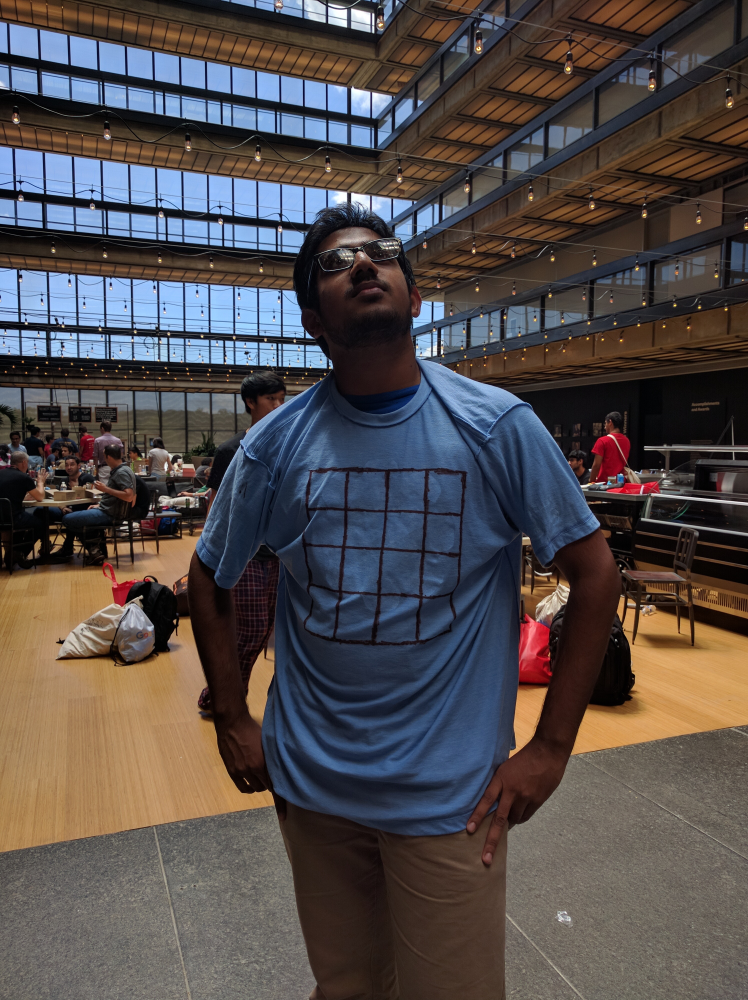
#> input picture images/IMG_20160807_134538.jpg, 2992 x 4000 px, given in place of table.jpg, which was not available (shown at 1/4 size)
$ python augdes.py images/IMG_20160807_134538.jpg   (Python 2 division)   (older library calls are emulated)
#> lines starting #> are read from the running program, lines starting #| are printed output that depends on the picture; after the words box and inside, x2 and y2 are one past the last pixel; in counts of white or black regions, pixels touching at a corner belong together; pictures that were not available may be replaced by others from this repository, and a replacement may not be noted
#> further down, img is the input picture: shape (4000, 2992, 3); mean B, G, R 76.2, 76, 82.4
import cv2
import numpy as np
import os
import math
import time
import copy
import sys

################################################################################
# Constants
################################################################################

IM_DIR = 'images'
FLAT_IM_PATH = os.path.join(IM_DIR, 'flat.jpg')
CONCAVE_IM_PATH = os.path.join(IM_DIR, 'concave.jpg')
CONVEX_IM_PATH = os.path.join(IM_DIR, 'convex.jpg')
FLAT2_IM_PATH = os.path.join(IM_DIR, 'flat2.jpg')
CONCAVE2CROP_IM_PATH = os.path.join(IM_DIR, 'concave2crop.jpg')
CONVEX2_IM_PATH = os.path.join(IM_DIR, 'convex2.jpg')
SPIRAL_IM_PATH = os.path.join(IM_DIR, 'spiral.jpg')
BIG_BENT_IM_PATH = os.path.join(IM_DIR, 'bigbent.jpg')
SAURAV_IM_PATH = os.path.join(IM_DIR, 'saurav.jpg')
TABLE_IM_PATH = os.path.join(IM_DIR, 'table.jpg')

CHOSEN = TABLE_IM_PATH
LIVE_FLAG = False

GRID_W = 4
GRID_H = 4

MIN_DIST = 5  # NOTE: may have to change this later
MIN_DIST_SQ = MIN_DIST ** 2

BLOCKSIZE = 45
THRESH_WEIGHT = 15

RGB=False

RGB=False

DEBUG=True

################################################################################
# Code
################################################################################

def process(img, design=SPIRAL_IM_PATH):
#> called with design = 'images/IMG_20160807_134538.jpg'
    grayscale = cv2.cvtColor(img, cv2.COLOR_BGR2GRAY)
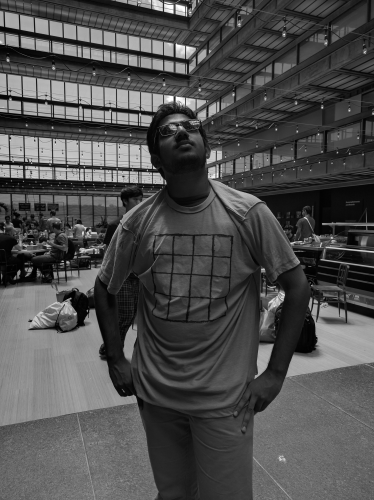
#> grayscale: shape (4000, 2992) (shown at 1/8 size); min 0, max 255, mean 77.9

    height, width = grayscale.shape[:2]
    totalarea = width * height

    thresh = cv2.adaptiveThreshold(grayscale, 255, cv2.ADAPTIVE_THRESH_GAUSSIAN_C, cv2.THRESH_BINARY, BLOCKSIZE, THRESH_WEIGHT)
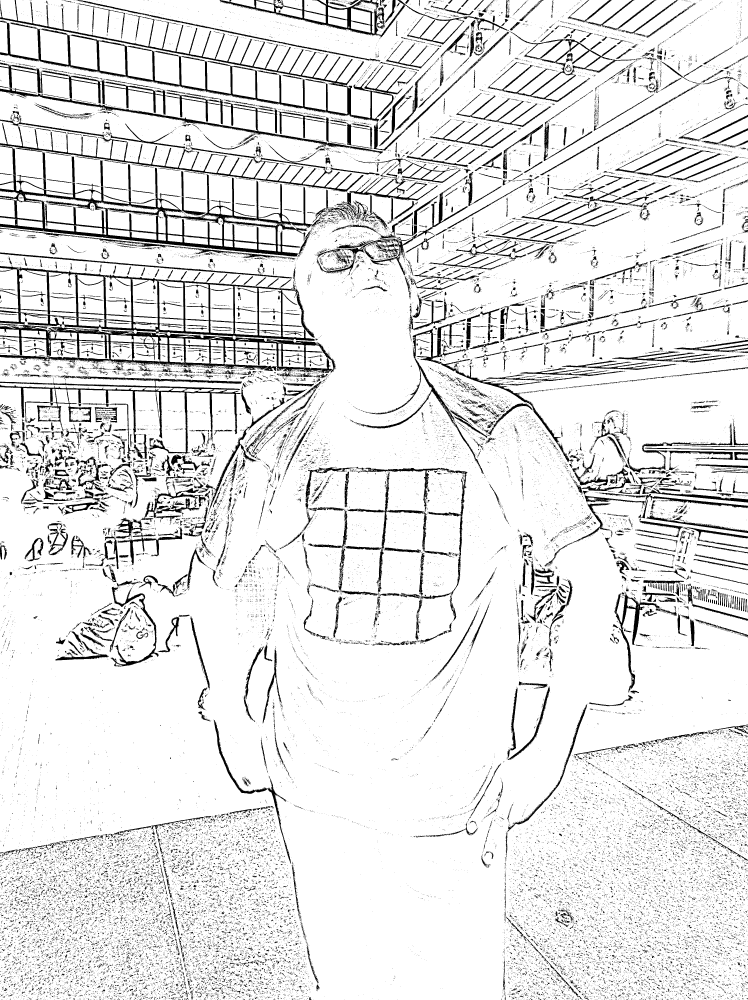
#> thresh: shape (4000, 2992) (shown at 1/4 size); 89.4% white; 54365 black regions (50497 under 20 px), largest, box (x1, y1, x2, y2) and area: (0, 1061, 1343, 1493) 100332, (0, 582, 1414, 1027) 75228, (0, 0, 1623, 488) 56700
    kernel = cv2.getStructuringElement(cv2.MORPH_ELLIPSE,(5,5))
    opened = cv2.morphologyEx(thresh, cv2.MORPH_OPEN, kernel)
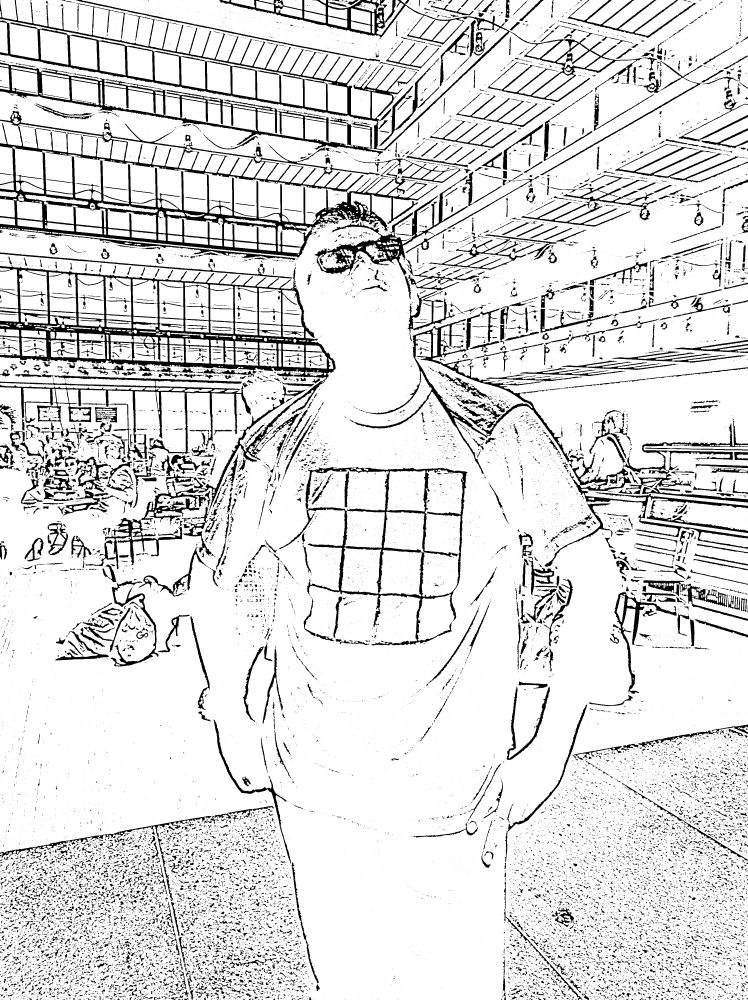
#> opened: shape (4000, 2992) (shown at 1/4 size); 87.1% white; 27211 black regions (22697 under 20 px)

    contourImage = opened.copy()
    squareContourImage = img.copy()
    avgGridImage = img.copy()
    finalImage = img.copy()
    contours, hierarchy = cv2.findContours(contourImage, cv2.cv.CV_RETR_TREE, cv2.cv.CV_CHAIN_APPROX_NONE)
#> contours = 35154 contours, 28704 with area under 20; largest, box (x1, y1, x2, y2) and area: (0, 0, 2992, 4000) 9665360, (63, 0, 2031, 598) 369096, (1115, 1866, 1871, 2583) 279335, (168, 602, 1306, 898) 141546, (1397, 1256, 2296, 1897) 97000

    cv2.drawContours(contourImage, contours, -1, 255, 3)
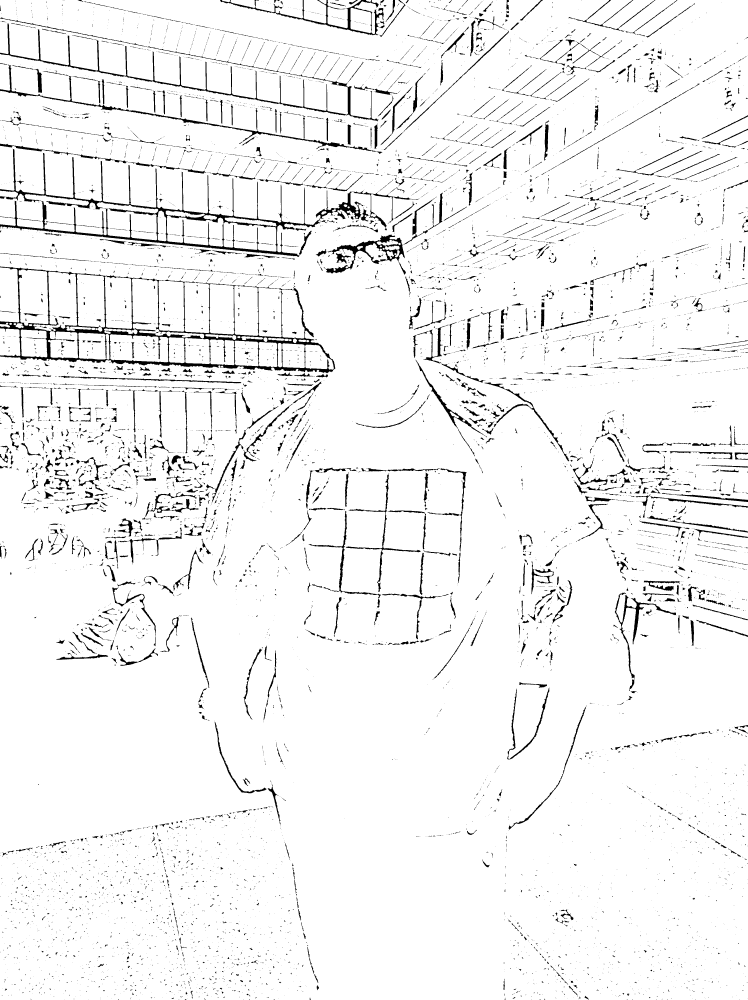
#> contourImage: shape (4000, 2992) (shown at 1/4 size); 95.4% white; 8983 black regions (7112 under 20 px), largest, box (x1, y1, x2, y2) and area: (0, 1066, 1342, 1493) 56865, (0, 595, 1674, 1028) 52570, (0, 94, 1515, 486) 19444

    # holds dicts which contain each cells corner coordinates and centroid
    quadDicts = []
    bigQuad = None
    maxArea = 0

    if not contours:
        return

    # test each contour
    for contour in contours:
        M = cv2.moments(contour)
        cx = int(M['m10']/M['m00'])
        cy = int(M['m01']/M['m00'])

        ## CONSTANT
        polygonConstant = 0.02
        resultDP = cv2.approxPolyDP(contour, cv2.arcLength(contour, True)*polygonConstant, True)
        dpHull = cv2.convexHull(resultDP)

        if len(dpHull) >= 4:
            goodHull = map(lambda x : x[0], dpHull)
            # compute the quadrilaterals
            quad = computeQuad(goodHull, cx, cy)

            if len(quad) == 4:
                quad = sorted(quad, cmp=(lambda a,b : int(np.arctan2(cy - a[1], cx - a[0]) - np.arctan2(cy - b[1], cx - b[0]))))
                quad = np.array([quad]) # expected format by cv2 functions
                area = int(cv2.contourArea(quad))
                #print area, 'vs.', totalarea

                if area <= totalarea * 0.9 and area >= 100:
                    quadDict = {'coords': quad, 'centroid': np.array([cx, cy]), 'area': area}
                    if area > maxArea:
                        maxArea = area
                        bigQuad = quadDict
                    # TODO this lambda causes the polys to cross over themselves
                    # on some cases
                    quadDicts.append(quadDict)
                    #cv2.drawContours(squareContourImage, dpHull, -1, (255,0,0), 2
                    cv2.drawContours(squareContourImage, quad, -1, (0,255,0), 1)
                    #cv2.polylines(squareContourImage, dpHull, True, (0,255,0), 1)
                    cv2.drawContours(squareContourImage, np.matrix([[cx,cy]]),
                                     -1, (0,0,255), 2)
#> this loop made 1 pass
#> (cx, cy, polygonConstant) on pass 1: (749, 3998, 0.02)
#> after the loop, maxArea = 0; quadDicts = []


    # [5 lines of commented-out code are left out]
    for i in range(len(quadDicts)):
        if quadDicts[i]['coords'][0][0][0] == bigQuad['coords'][0][0][0] and quadDicts[i]['coords'][0][0][1] == bigQuad['coords'][0][0][1]:
            quadDicts.pop(i)
            break
    persp = np.matrix((3,3))
    dst = np.array([[width - 1, height - 1], [0, height - 1], [0,0], [width - 1, 0]], dtype=np.float32)
    persp = cv2.getPerspectiveTransform(bigQuad['coords'][0].astype(np.float32), dst)
    flatgrid = cv2.warpPerspective(img, persp, (width, height))

    if len(quadDicts) < GRID_W*GRID_H:
        return

    def projSortArea(q1, q2):
        return int(q1['area'] - q2['area'])

    # [13 lines left out: functions projSortRow, projSortCol, not called in this run]

    # filter out little quads
    quadDicts = sorted(quadDicts, cmp=projSortArea, reverse=True)
    quadDicts = quadDicts[0:GRID_W*GRID_H]

    # sort dicts into row-major order

    quadDicts = sorted(quadDicts, cmp=projSortRow)
    for i in range(len(quadDicts)):
        quadDicts[i]['row'] = i/GRID_H

    quadDicts = sorted(quadDicts, cmp=projSortCol)
    for i in range(len(quadDicts)):
        quadDicts[i]['col'] = i/GRID_W


    newQuadDicts = [0] * (GRID_W * GRID_H)

    for quadDict in quadDicts:
        newQuadDicts[quadDict['row']*GRID_W + quadDict['col']] = quadDict

    quadDicts = newQuadDicts

    # connect the squares
    for quadDict in quadDicts:
        if DEBUG:
            print quadDict
        if quadDict == 0:
            return
        quadDict['avgcoords'] = np.copy(quadDict['coords'])

    for i in range(GRID_H + 1):
        for j in range(GRID_W + 1):
            sum = np.array([0,0])
            num = 0
            if i > 0 and j > 0:
                # bottom right corner of grid to upper left of current
                # intersection
                num += 1
                sum += quadDicts[(i - 1)*GRID_W + j - 1]['coords'][0][0]
            if i > 0 and j < GRID_W:
                # bottom left corner of grid to upper right of current
                # intersection
                num += 1
                sum += quadDicts[(i - 1)*GRID_W + j]['coords'][0][3]
            if i < GRID_H and j < GRID_W:
                # top left corner of grid to lower right of current intersection
                num += 1
                sum += quadDicts[i*GRID_W + j]['coords'][0][2]
            if i < GRID_H and j > 0:
                # top right corner of grid to lower left of current intersection
                num += 1
                sum += quadDicts[i*GRID_W + j - 1]['coords'][0][1]

            # update the coordinates
            avg = sum / num # integer division??? shouldn't be a
                            # problem for this application
            if i > 0 and j > 0:
                # bottom right corner of grid to upper left of current
                # intersection
                quadDicts[(i - 1)*GRID_W + j - 1]['avgcoords'][0][0] = avg
            if i > 0 and j < GRID_W:
                # bottom left corner of grid to upper right of current
                # intersection
                quadDicts[(i - 1)*GRID_W + j]['avgcoords'][0][3] = avg
            if i < GRID_H and j < GRID_W:
                # top left corner of grid to lower right of current intersection
                quadDicts[i*GRID_W + j]['avgcoords'][0][2] = avg
            if i < GRID_H and j > 0:
                # top right corner of grid to lower left of current intersection
                quadDicts[i*GRID_W + j - 1]['avgcoords'][0][1] = avg

    for k in range(len(quadDicts)):
        quadDict = quadDicts[k]
        cv2.drawContours(avgGridImage, quadDict['avgcoords'], -1, (0,255,0), 1)
        cv2.drawContours(avgGridImage, np.matrix([quadDict['centroid']]), -1, (0,0,255/(len(quadDicts))*(k+1)), 5)
    cv2.drawContours(avgGridImage, np.matrix([[187, 131], [0,0], [0,100]]), -1, (0,255,255), 7)

    # [10 lines of commented-out code are left out]

    spiral = cv2.imread(design, cv2.CV_LOAD_IMAGE_COLOR)
    sheight, swidth = spiral.shape[:2]
    dst = np.zeros((width, height, 3))

    first = True
    for r in range(GRID_H):
        for c in range(GRID_W):
            base = np.array([[swidth/GRID_W,sheight/GRID_H], [0,sheight/GRID_H], [0,0], [swidth/GRID_W, 0]], dtype=np.float32)
            br = [(c+1)*swidth/GRID_W, (r+1)*sheight/GRID_H]
            ur = [c*swidth/GRID_W, (r+1)*sheight/GRID_H]
            ul = [c*swidth/GRID_W, r*sheight/GRID_H]
            bl = [(c+1)*swidth/GRID_W, r*sheight/GRID_H]
            design_coords = np.array([br, ur, ul, bl], dtype=np.float32)
            #print '(',r,',',c,')'
            #print design_coords
            #print quadDicts[r*GRID_W + c]['avgcoords'][0].astype(np.float32)
            persp = np.matrix((3,3))
            persp = cv2.getPerspectiveTransform(base, quadDicts[r*GRID_W + c]['avgcoords'][0].astype(np.float32))
            monkey = cv2.warpPerspective(spiral[ul[0]:br[0],ul[1]:ur[1]], persp, (width, height))
            #print monkey.shape[:2]
            #print dst.shape[:2]
            if first:
                first = False
                dst = monkey
            else:
                dst = cv2.add(dst,monkey)

    ret, masky = cv2.threshold(dst, 2, 255, cv2.THRESH_BINARY_INV)
    cleared = cv2.bitwise_and(img, img, mask=(masky[:,:,0] + masky[:,:,1] + masky[:,:,2])/3)
    added = cleared + dst

    # display results
    if not LIVE_FLAG:
        cv2.imshow('original', img)
        if DEBUG:
            cv2.imshow('thresh', thresh)
            cv2.imshow('opened', opened)
            cv2.imshow('contours', contourImage)
            cv2.imshow('squares', squareContourImage)
            cv2.imshow('whoa', flatgrid)
            cv2.imshow('avg', avgGridImage)
        cv2.imshow('spiral', spiral)
        cv2.imshow('final', added)
        ypos = 100
        xpos = 10
        delta = 300
        cv2.moveWindow('original', xpos, ypos)
        if DEBUG:
            cv2.moveWindow('thresh', xpos + delta, ypos)
            cv2.moveWindow('opened', xpos + delta*2, ypos)
            cv2.moveWindow('contours', xpos + delta*3, ypos)
            cv2.moveWindow('squares', xpos + delta*4, ypos)
            cv2.moveWindow('whoa', xpos + delta*5, ypos)
            cv2.moveWindow('avg', xpos, ypos)
        cv2.moveWindow('spiral', xpos + delta, ypos)
        cv2.moveWindow('final', xpos + delta*2, ypos)
    else:
        #cv2.imshow('thresh', opened)
        cv2.imshow('processed', added)
        ypos = 10
        xpos = 10
        delta = 300
        cv2.moveWindow('processed', xpos, ypos)
        #cv2.moveWindow('thresh', xpos, ypos+delta*2)
    return added


# there should be at least 4 points in the hull before passing it to this function
def computeQuad(hull, cx, cy):
    # farthest to closest
#> (the run stopped early here; a loop or call above may not have finished)

$ run again, on images/IMG_20160807_134549.jpg
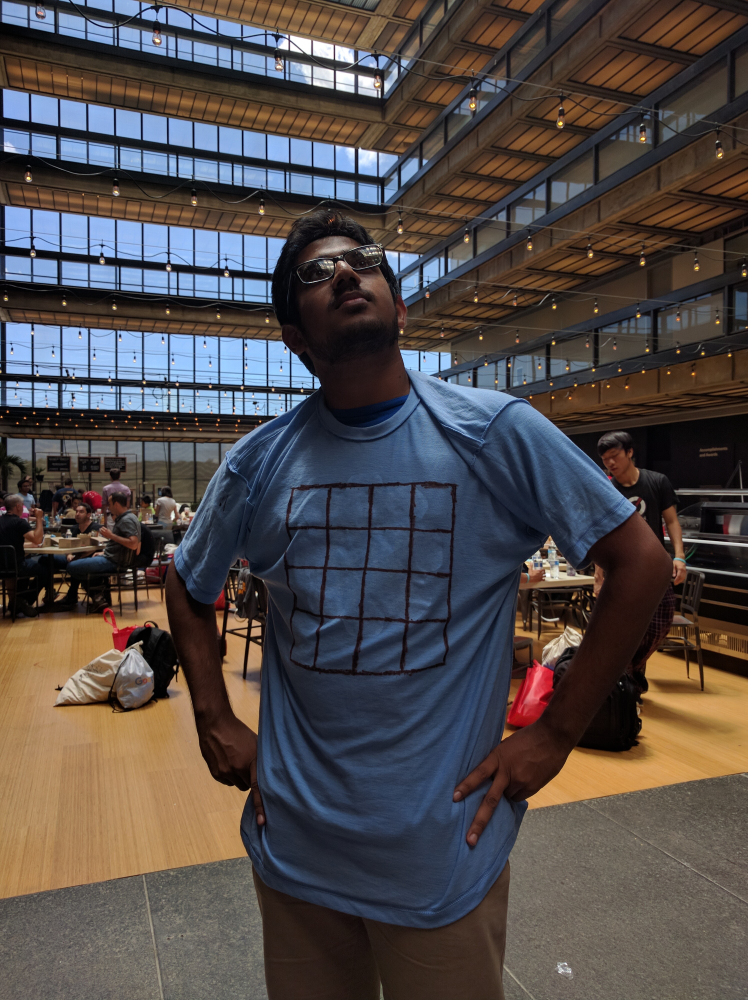
#> input picture images/IMG_20160807_134549.jpg, 2992 x 4000 px, given in place of table.jpg, which was not available (shown at 1/4 size)
#> img is the input picture: shape (4000, 2992, 3); mean B, G, R 74, 74.6, 81.2
#> in process, `thresh = cv2.adaptiveThreshold(grayscale, 255, cv2.ADAPTIVE_THRESH_GAU..`:
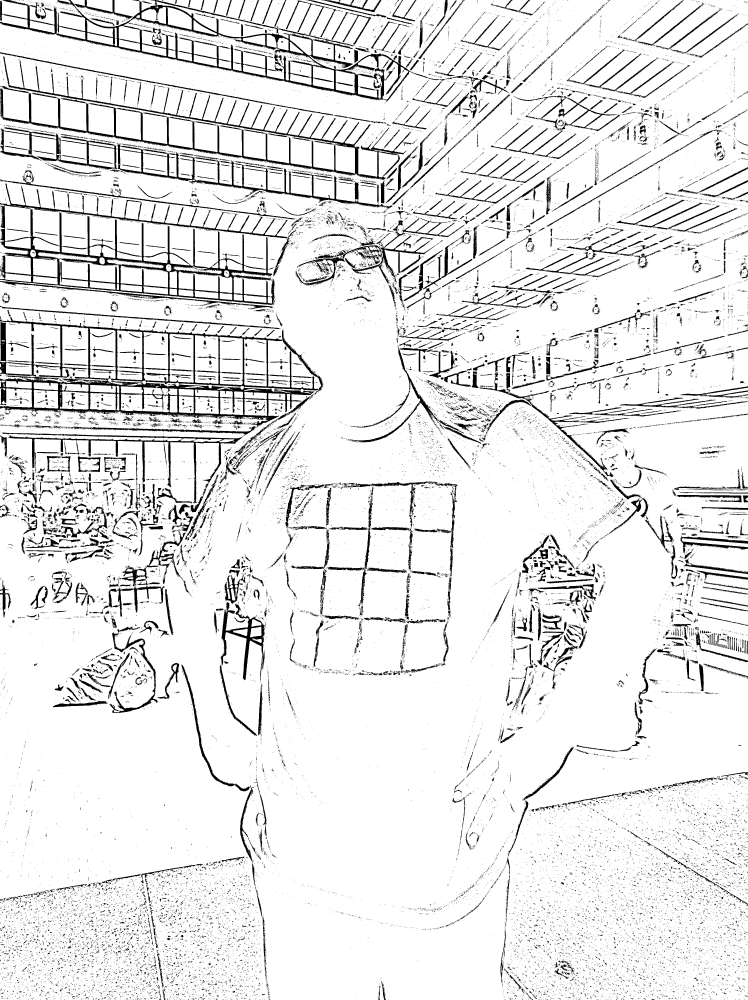
#> thresh: shape (4000, 2992) (shown at 1/4 size); 90.8% white; 41414 black regions (38702 under 20 px), largest, box (x1, y1, x2, y2) and area: (0, 1264, 1272, 1710) 87329, (0, 733, 1152, 1221) 71292, (0, 0, 1713, 407) 69756
#> opened: shape (4000, 2992); 89.1% white; 21937 black regions (19029 under 20 px)
#> contours = 27296 contours, 22946 with area under 20; largest, box (x1, y1, x2, y2) and area: (0, 0, 2992, 4000) 10154774, (1140, 1924, 1834, 2482) 169670, (121, 831, 1148, 1098) 115192, (0, 722, 1048, 931) 69962, (1180, 869, 1890, 1245) 58817
#> in process, `cv2.drawContours(contourImage, contours, -1, 255, 3)`:
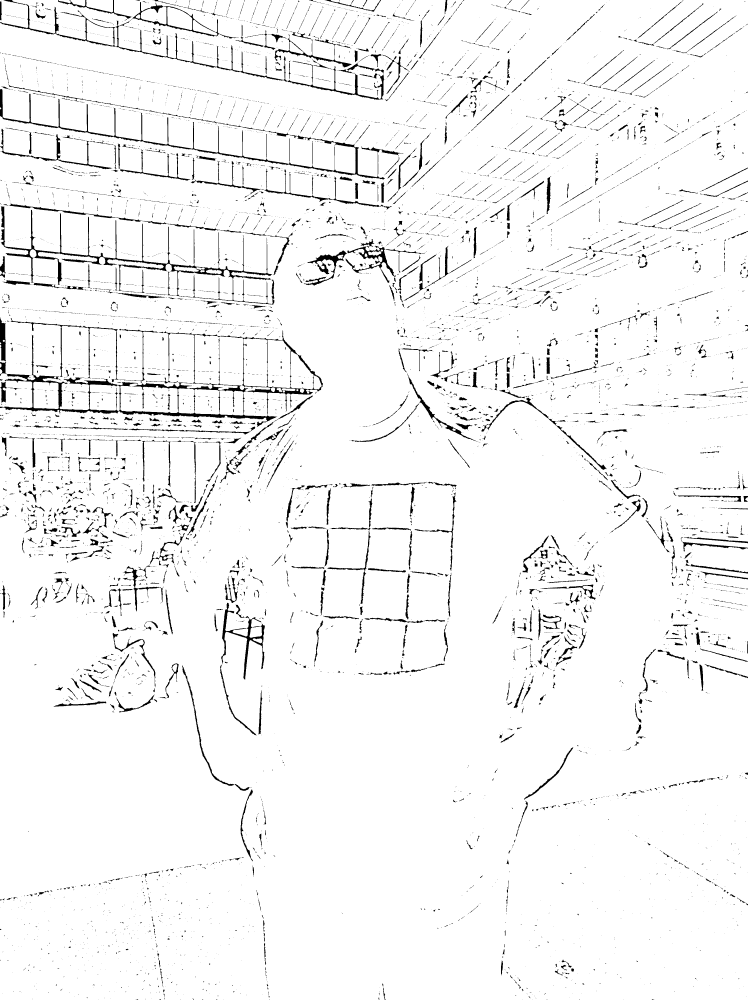
#> contourImage: shape (4000, 2992) (shown at 1/4 size); 96% white; 8134 black regions (6374 under 20 px), largest, box (x1, y1, x2, y2) and area: (0, 1315, 1292, 1708) 40609, (3, 824, 1098, 1219) 27236, (0, 0, 1538, 400) 21408
#> the loop in process, `for contour in contours:` made 1 pass
#> (cx, cy, polygonConstant) on pass 1: (151, 3575, 0.02)
#> after the loop in process, `for contour in contours:`: maxArea = 0; quadDicts = []
